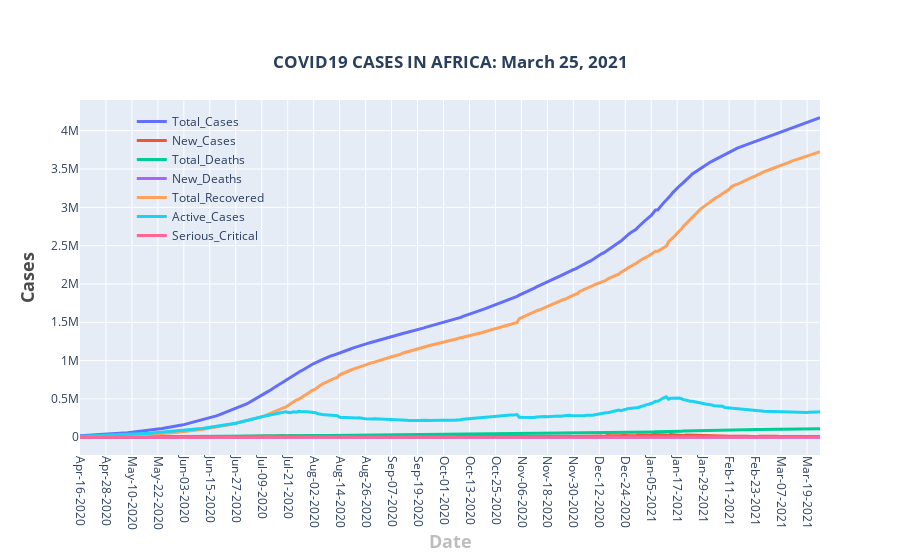

The cell this chart's notebook holds for it:
### Markdown cell above
<a id='general'></a>

### Code cell
fig = go.Figure()
for column in african_summary.columns[1:]:
    fig.add_trace(go.Scatter(
#         x=dates,
        x=format_date(dates),
        y= african_summary[column].tolist(),
        name=column,
        mode='lines',
        line=dict(width=3)       
))    
fig.update_layout(
    title={
        'text': '<b>'+'COVID19 CASES IN AFRICA: ' + date_string +'</b>',
        'y':0.9,
        'x':0.5,
        'xanchor': 'center',
        'yanchor': 'top'},
    xaxis=dict(title='<b>Date</b>',titlefont_size=18, titlefont=dict(color='#BDBDBD'),nticks=30),
    yaxis=dict(title='<b>Cases</b>',titlefont_size=18,  titlefont=dict(color='#4D4B4B')),
    legend=dict(x=0.07, y=0.98,traceorder="normal",bgcolor='rgba(255, 255, 255, 0)',bordercolor='rgba(255, 255, 255, 0)',),
#     margin=dict(l=20, r=20, t=20, b=20),    
    xaxis_tickangle=90,   
#     legend=dict(x=0.01, y=0.98,traceorder="normal",borderwidth=1,bordercolor="Black",)
)
fig.show()

### Figure 1 — Plotly figure (JSON) as saved in the notebook; plotly's stock layout.template omitted (floating-point values rounded to 4 significant figures; data arrays with more than 128 entries replaced by an {"elided": "..."} marker saying what was removed)
{"data": [{"line": {"width": 3}, "mode": "lines", "name": "Total_Cases", "type": "scatter", "x": {"elided": "343 str values"}, "y": {"elided": "344 int values"}}, {"line": {"width": 3}, "mode": "lines", "name": "New_Cases", "type": "scatter", "x": {"elided": "343 str values"}, "y": {"elided": "344 int values"}}, {"line": {"width": 3}, "mode": "lines", "name": "Total_Deaths", "type": "scatter", "x": {"elided": "343 str values"}, "y": {"elided": "344 int values"}}, {"line": {"width": 3}, "mode": "lines", "name": "New_Deaths", "type": "scatter", "x": {"elided": "343 str values"}, "y": {"elided": "344 int values"}}, {"line": {"width": 3}, "mode": "lines", "name": "Total_Recovered", "type": "scatter", "x": {"elided": "343 str values"}, "y": {"elided": "344 int values"}}, {"line": {"width": 3}, "mode": "lines", "name": "Active_Cases", "type": "scatter", "x": {"elided": "343 str values"}, "y": {"elided": "344 int values"}}, {"line": {"width": 3}, "mode": "lines", "name": "Serious_Critical", "type": "scatter", "x": {"elided": "343 str values"}, "y": {"elided": "344 int values"}}], "layout": {"legend": {"bgcolor": "rgba(255, 255, 255, 0)", "bordercolor": "rgba(255, 255, 255, 0)", "traceorder": "normal", "x": 0.07, "y": 0.98}, "title": {"text": "<b>COVID19 CASES IN AFRICA: March 25, 2021</b>", "x": 0.5, "xanchor": "center", "y": 0.9, "yanchor": "top"}, "xaxis": {"nticks": 30, "tickangle": 90, "title": {"font": {"color": "#BDBDBD", "size": 18}, "text": "<b>Date</b>"}}, "yaxis": {"title": {"font": {"color": "#4D4B4B", "size": 18}, "text": "<b>Cases</b>"}}}}
